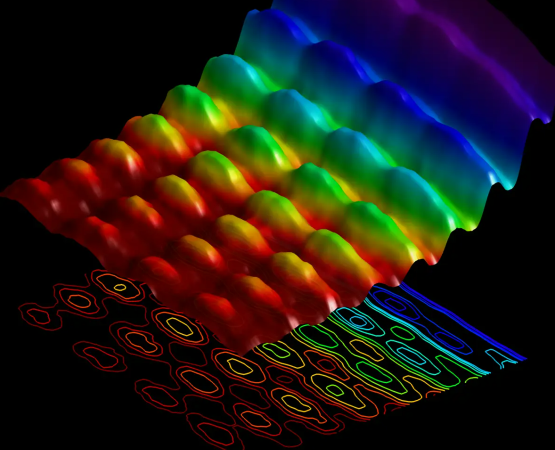
//> input picture light.png, 1109 x 899 px (shown at 1/2 size)
$ ./color_models   (built with g++ and OpenCV 4)
//> lines starting //> are read from the running program, lines starting //| are printed output that depends on the picture
#include <opencv2/core.hpp>
#include <opencv2/imgcodecs.hpp>
#include <opencv2/highgui.hpp>
#include <opencv2/imgproc.hpp>
#include <iostream>
#include <string>

using namespace std;

int main(){
    string image_path1 = "D:/opencv-cpp/light.png";
    string image_path2 = "D:/opencv-cpp/light.png";

    cv::Mat image1 = cv::imread(image_path1, cv::IMREAD_COLOR);
//> image1 is the input picture: 899 rows x 1109 cols, CV_8UC3; mean B, G, R 22, 27.3, 33.3
    cv::Mat image2 = cv::imread(image_path2, cv::IMREAD_COLOR);

    if(image1.empty() || image2.empty()){
        cout << "Could not read the image" << endl;
        return 1;
    }

    cv::rotate(image2, image2, cv::ROTATE_90_COUNTERCLOCKWISE);
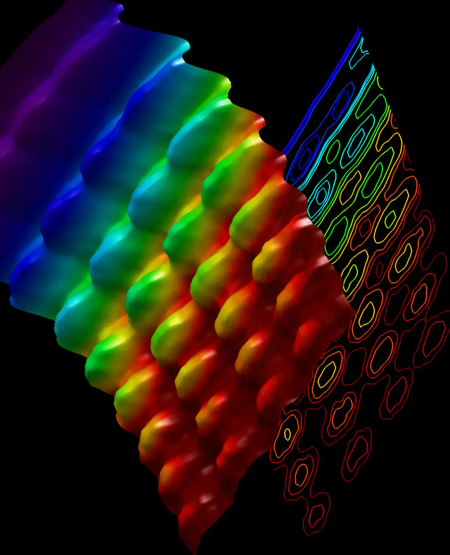
//> image2: 1109 rows x 899 cols, CV_8UC3 (shown at 1/2 size); mean B, G, R 22, 27.3, 33.3
    cv::resize(image2, image2, cv::Size(500, 500));
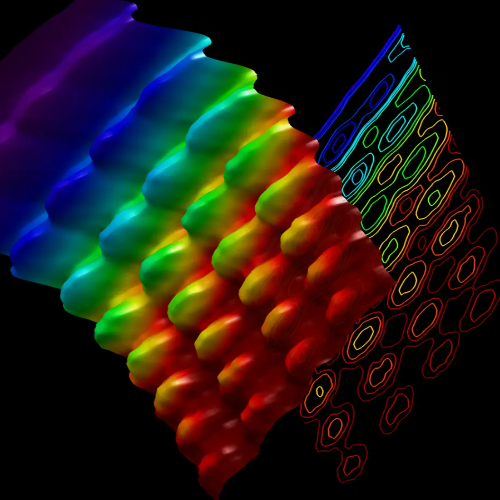
//> image2: 500 rows x 500 cols, CV_8UC3; mean B, G, R 21.9, 27.3, 33.2

    // cv::Vec3b colorModification = {231, 54, 154};

    for (int i = 0; i < image2.rows; i++){
        for (int j = 0; j < image2.cols; j++){
            // astro2.at<cv::Vec3b>(i, j) = colorModification;

            cv::Vec3b bgrPixel = image2.at<cv::Vec3b>(i, j);
            // cout << "bgr: " << bgrPixel << endl;
            // Grayscale = (R + G + B) / 3

            unsigned char grayScale = (bgrPixel[2] + bgrPixel[1] + bgrPixel[0]) / 3;

            image2.at<cv::Vec3b>(i, j) = {grayScale, grayScale, grayScale};

            cv::Vec3b grayPixel = image2.at<cv::Vec3b>(i, j);

            // cout << "gray: " << grayPixel << endl;
        }
    }
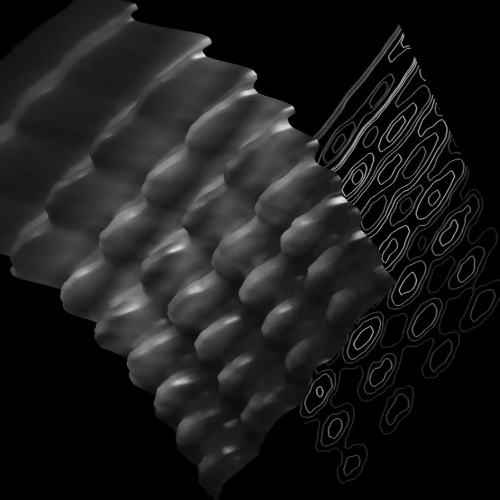
//> image2: 500 rows x 500 cols, CV_8UC3; min 0, max 224, mean 27.3

    cv::imshow("First", image1);
    cv::imshow("Second", image2);
    cv::waitKey(0);  // waits indefinitely until a key is pressed
    cv::destroyAllWindows();  // optional, closes all windows after key press

    // [6 lines of commented-out code are left out]
    return 0;
}
